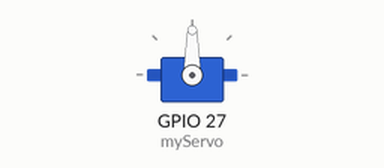
Bench run of a sketch on a simulated ESP32. Parts: servo.

Above: at 0.05 s.
Timing chart, 0 to 4.6 s (numbered marks = the images above):
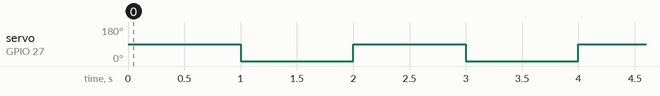

Measured:
- by itself, servo on GPIO 27 (myServo): alternates 90° for 1.0 s and 0° for 1.0 s

The sketch:

servo_motor.ino
```cpp
#include <ESP32Servo.h>

Servo myServo;

void setup() {
  myServo.attach(27);  // Connect signal wire to GPIO 27
}

void loop() {
  // Move to 90 degrees
  myServo.write(90);
  delay(1000); // wait for 1 second

  // Move back to 0 degrees
  myServo.write(0);
  delay(1000); // wait for 1 second
}
```
